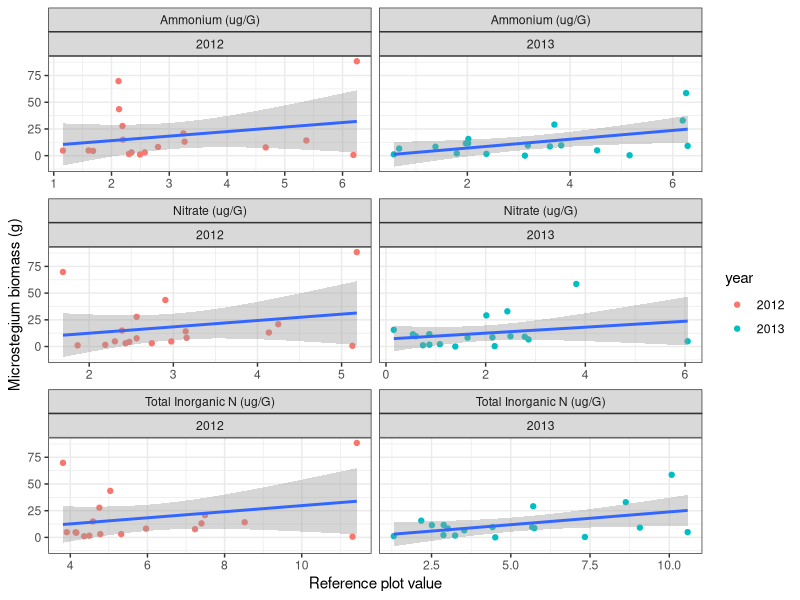

R code for this plot: (Note: this script raises an error after producing the figure.)
#question1.R
#files needed: tab-delim files in 'e8DataPackage_080314_clean' folder
#question1: How does invader biomass vary across resource availability?

library(ggplot2); theme_set(theme_bw())
library(dplyr)
library(reshape2)
library(doBy)
#########################################################
#load data

#soil data (sd)
sd<-read.table("e8DataPackage_080314_clean/e8_plothalfSoilData_clean.txt",header=TRUE,sep="\t")
sd_dic<-read.table("e8DataPackage_080314_clean/e8_plothalfSoilData_dictionary_clean.txt",header=TRUE,sep="\t")

#veg data (vd)
vd<-read.table("e8DataPackage_080314_clean/e8_plothalfVegData_clean.txt",header=TRUE,sep="\t")
vd_dic<-read.table("e8DataPackage_080314_clean/e8_plothalfVegData_dictionary_clean.txt",header=TRUE,sep="\t")


#########################################################
#Make dataframe to plot: invader biomass vs native subplot resource availability

#pull out just the invaded rows of data
vdt1<-filter(vd,inv == "I")
#make a df with just 2012 and 2013 data
vdt2<-filter(vdt1,year != "2011")
dim(vdt2)

#pull out just the native rows of data
sdt1<-filter(sd,inv == "N") 
#make a df for the top depth
sdt2<-filter(sdt1,depth == "T") 
dim(sdt2)

#merge the veg and soil dfs by plotid
test<-cbind(sdt2[,'plotid'],vdt2[,'plotid'])
test #are plotid rows aligned? yes.
colnames(sdt2); colnames(vdt2)

sv<-cbind(sdt2[,c(1,3:16)], yrplotname=sdt2[,18], vdt2[,7:11], total=vdt2[,16])
View(sv)

#########################################################
#Invader biomass vs native subplot resource availability... color points by year

#reshape
colnames(sv)
sv1<-sv[,c(1,7,8,9,17)]
sv2<-melt(sv1, measure.var=c('nhi','noi','toti'))
sv2$year<-as.factor(sv2$year)

#rename variables
sv2s <- sv2
levels(sv2s$variable)[levels(sv2s$variable)=="nhi"] <- "Ammonium (ug/G)"
levels(sv2s$variable)[levels(sv2s$variable)=="noi"] <- "Nitrate (ug/G)"
levels(sv2s$variable)[levels(sv2s$variable)=="toti"] <- "Total Inorganic N (ug/G)"
levels(sv2s$variable)[levels(sv2s$variable)=="nitrifd"] <- "Nitrification (ug/G*d)"
levels(sv2s$variable)[levels(sv2s$variable)=="minzd"] <- "Mineralization (ug/G*d)"
levels(sv2s$variable)[levels(sv2s$variable)=="soilmoi"] <- "Soil Moisture (%)"

s<-ggplot(sv2s,aes(sv2s, x=value, y = mv)) + 
  geom_point(aes(color=year)) +
  facet_wrap(~variable+year, scales='free_x', ncol=2) +
  xlab("Reference plot value") + ylab("Microstegium biomass (g)") +
  geom_smooth(method='lm',se=T)
s

#outliers?


##########################
#linear model
sv12<-sv1[year==2012,]
sv13<-sv1[year==2013,]

#Fxns to use within loop
GetPvals<-function(fit){
  store<-numeric(0)
  pvalx<-summary(fit)$coefficients[2,4]
  r2<-summary(fit)$r.squared
  row<-c(pvalx, r2)
  store<-rbind(store,row)
  colnames(store)<-c('pvalx','r2')  
  return(store)
}
GetCoefs<-function(fit){
  store<-numeric(0)
  int<-summary(fit)$coefficients[1,1]
  coefx<-summary(fit)$coefficients[2,1]
  row<-c(int, coefx)
  store<-rbind(store,row)
  colnames(store)<-c('int', 'coefx')
  return(store)
}

colnames(sv12)
stcol<-2
endcol<-4
#Fxn to calc pvals and coefs
AnotherFxn<-function(data, stcol, endcol){
  xvars<-colnames(data)[stcol:endcol]
  store<-numeric(0)
  i<-0
  for (i in 1:length(xvars)){
    x<-data[,i+stcol-1]
    y<-data[,'mv']
    df<-data.frame(x,y)
    fit<-lm(y ~ x, df)
    pvals<-GetPvals(fit)
    coefs<-GetCoefs(fit)
    row<-c(pvals,coefs)
    store<-rbind(store,row)
  }
  return(store)
} #need to check this.

#Do it!
result12<-AnotherFxn(sv12, stcol,endcol)
colnames(result12)<-c('pvalx','r2','int', 'coefx')
result12

result13<-AnotherFxn(sv13, stcol, endcol)
colnames(result13)<-c('pvalx','r2','int', 'coefx')
result13

#Make a nice table
varnum<-endcol-stcol+1
year<-c(rep('2012',varnum),rep('2013',varnum))
tmp<-c("Ammonium (ug/G)","Nitrate (ug/G)","Total Inorganic N (ug/G)")
xvar<-rep(tmp,2)
tmp1<-rbind(result12,result13)
tmp2<-data.frame(xvar,year,tmp1)
tmp2
tmp3<-orderBy(~xvar,tmp2)
tmp3[,3:5]<-round(tmp3[,3:5], digits=2)
tab<-tmp3
tab
